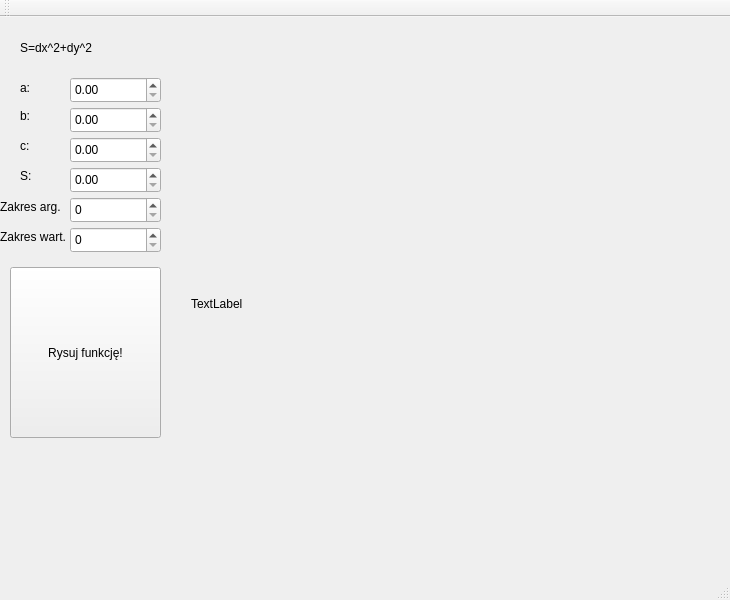
<?xml version="1.0" encoding="UTF-8"?>
<ui version="4.0">
 <class>MainWindow</class>
 <widget class="QMainWindow" name="MainWindow">
  <property name="geometry">
   <rect>
    <x>0</x>
    <y>0</y>
    <width>730</width>
    <height>600</height>
   </rect>
  </property>
  <property name="minimumSize">
   <size>
    <width>730</width>
    <height>600</height>
   </size>
  </property>
  <property name="contextMenuPolicy">
   <enum>Qt::DefaultContextMenu</enum>
  </property>
  <property name="windowTitle">
   <string>Funkcja kwadratowa</string>
  </property>
  <widget class="QWidget" name="centralWidget">
   <widget class="QPushButton" name="drawButton">
    <property name="geometry">
     <rect>
      <x>10</x>
      <y>250</y>
      <width>151</width>
      <height>171</height>
     </rect>
    </property>
    <property name="text">
     <string>Rysuj funkcję!</string>
    </property>
   </widget>
   <widget class="QDoubleSpinBox" name="Aspinbox">
    <property name="geometry">
     <rect>
      <x>70</x>
      <y>60</y>
      <width>91</width>
      <height>26</height>
     </rect>
    </property>
   </widget>
   <widget class="QDoubleSpinBox" name="Bspinbox">
    <property name="geometry">
     <rect>
      <x>70</x>
      <y>90</y>
      <width>91</width>
      <height>26</height>
     </rect>
    </property>
   </widget>
   <widget class="QDoubleSpinBox" name="Cspinbox">
    <property name="geometry">
     <rect>
      <x>70</x>
      <y>120</y>
      <width>91</width>
      <height>26</height>
     </rect>
    </property>
   </widget>
   <widget class="QDoubleSpinBox" name="Sspinbox">
    <property name="geometry">
     <rect>
      <x>70</x>
      <y>150</y>
      <width>91</width>
      <height>26</height>
     </rect>
    </property>
   </widget>
   <widget class="QLabel" name="Alabel">
    <property name="geometry">
     <rect>
      <x>20</x>
      <y>60</y>
      <width>21</width>
      <height>21</height>
     </rect>
    </property>
    <property name="text">
     <string>a:</string>
    </property>
   </widget>
   <widget class="QLabel" name="Blabel">
    <property name="geometry">
     <rect>
      <x>20</x>
      <y>90</y>
      <width>16</width>
      <height>17</height>
     </rect>
    </property>
    <property name="text">
     <string>b:</string>
    </property>
   </widget>
   <widget class="QLabel" name="clabel">
    <property name="geometry">
     <rect>
      <x>20</x>
      <y>120</y>
      <width>21</width>
      <height>17</height>
     </rect>
    </property>
    <property name="text">
     <string>c:</string>
    </property>
   </widget>
   <widget class="QLabel" name="Slabel">
    <property name="geometry">
     <rect>
      <x>20</x>
      <y>150</y>
      <width>16</width>
      <height>17</height>
     </rect>
    </property>
    <property name="text">
     <string>S:</string>
    </property>
   </widget>
   <widget class="QWidget" name="gridLayoutWidget">
    <property name="geometry">
     <rect>
      <x>180</x>
      <y>20</y>
      <width>514</width>
      <height>514</height>
     </rect>
    </property>
    <layout class="QGridLayout" name="gridLayout">
     <item row="0" column="0">
      <widget class="QLabel" name="label">
       <property name="minimumSize">
        <size>
         <width>512</width>
         <height>512</height>
        </size>
       </property>
       <property name="text">
        <string>TextLabel</string>
       </property>
      </widget>
     </item>
    </layout>
   </widget>
   <widget class="QLabel" name="hint">
    <property name="geometry">
     <rect>
      <x>20</x>
      <y>20</y>
      <width>101</width>
      <height>21</height>
     </rect>
    </property>
    <property name="text">
     <string>S=dx^2+dy^2</string>
    </property>
   </widget>
   <widget class="QLabel" name="widthLabel">
    <property name="geometry">
     <rect>
      <x>0</x>
      <y>180</y>
      <width>71</width>
      <height>20</height>
     </rect>
    </property>
    <property name="text">
     <string>Zakres arg.</string>
    </property>
   </widget>
   <widget class="QSpinBox" name="widthspinbox">
    <property name="geometry">
     <rect>
      <x>70</x>
      <y>180</y>
      <width>91</width>
      <height>26</height>
     </rect>
    </property>
   </widget>
   <widget class="QSpinBox" name="heightspinbox">
    <property name="geometry">
     <rect>
      <x>70</x>
      <y>210</y>
      <width>91</width>
      <height>26</height>
     </rect>
    </property>
   </widget>
   <widget class="QLabel" name="heightLabel">
    <property name="geometry">
     <rect>
      <x>0</x>
      <y>210</y>
      <width>71</width>
      <height>20</height>
     </rect>
    </property>
    <property name="text">
     <string>Zakres wart.</string>
    </property>
   </widget>
  </widget>
  <widget class="QMenuBar" name="menuBar">
   <property name="geometry">
    <rect>
     <x>0</x>
     <y>0</y>
     <width>730</width>
     <height>27</height>
    </rect>
   </property>
  </widget>
  <widget class="QToolBar" name="mainToolBar">
   <attribute name="toolBarArea">
    <enum>TopToolBarArea</enum>
   </attribute>
   <attribute name="toolBarBreak">
    <bool>false</bool>
   </attribute>
  </widget>
  <widget class="QStatusBar" name="statusBar"/>
 </widget>
 <layoutdefault spacing="6" margin="11"/>
 <resources/>
 <connections/>
</ui>
